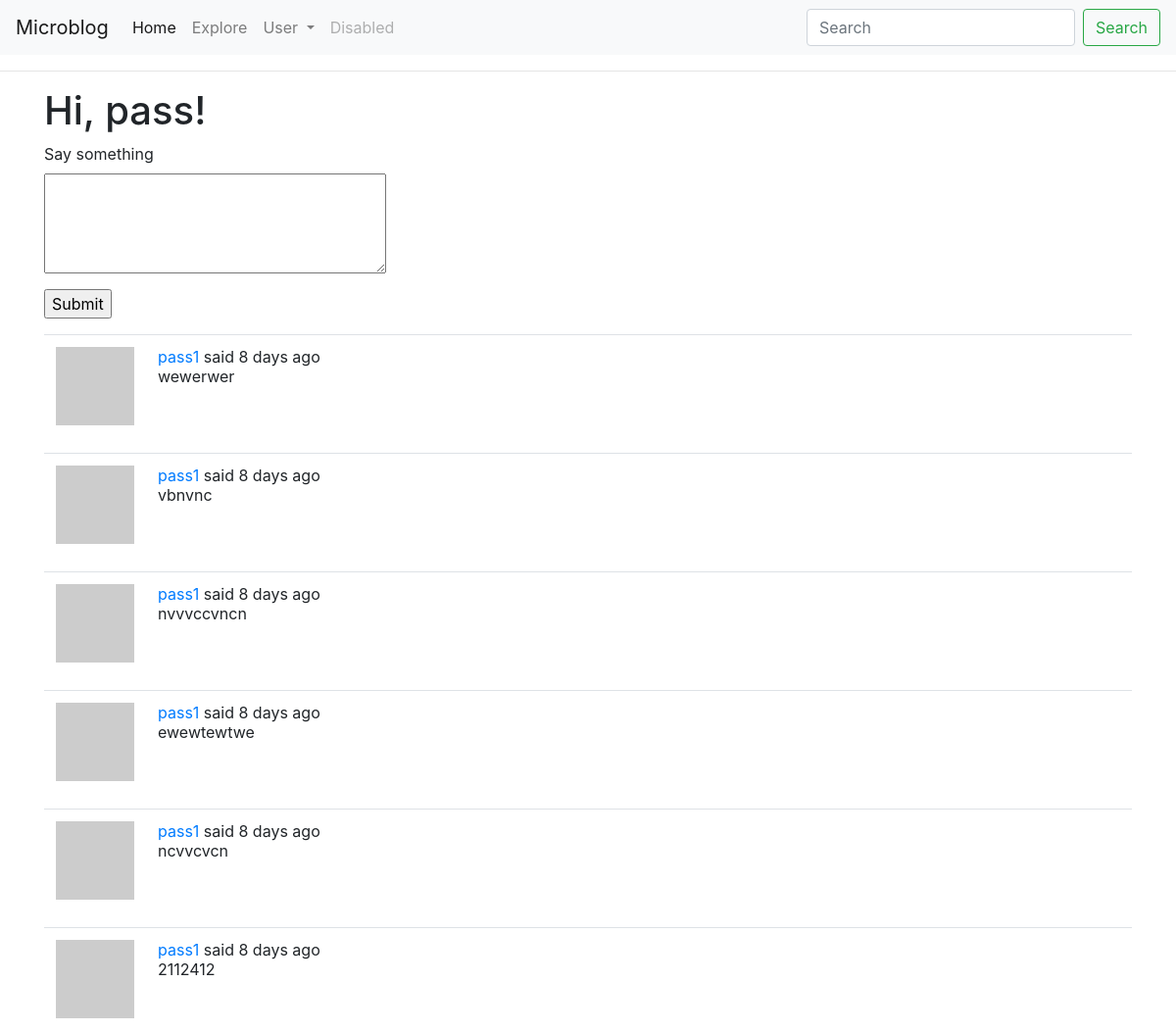
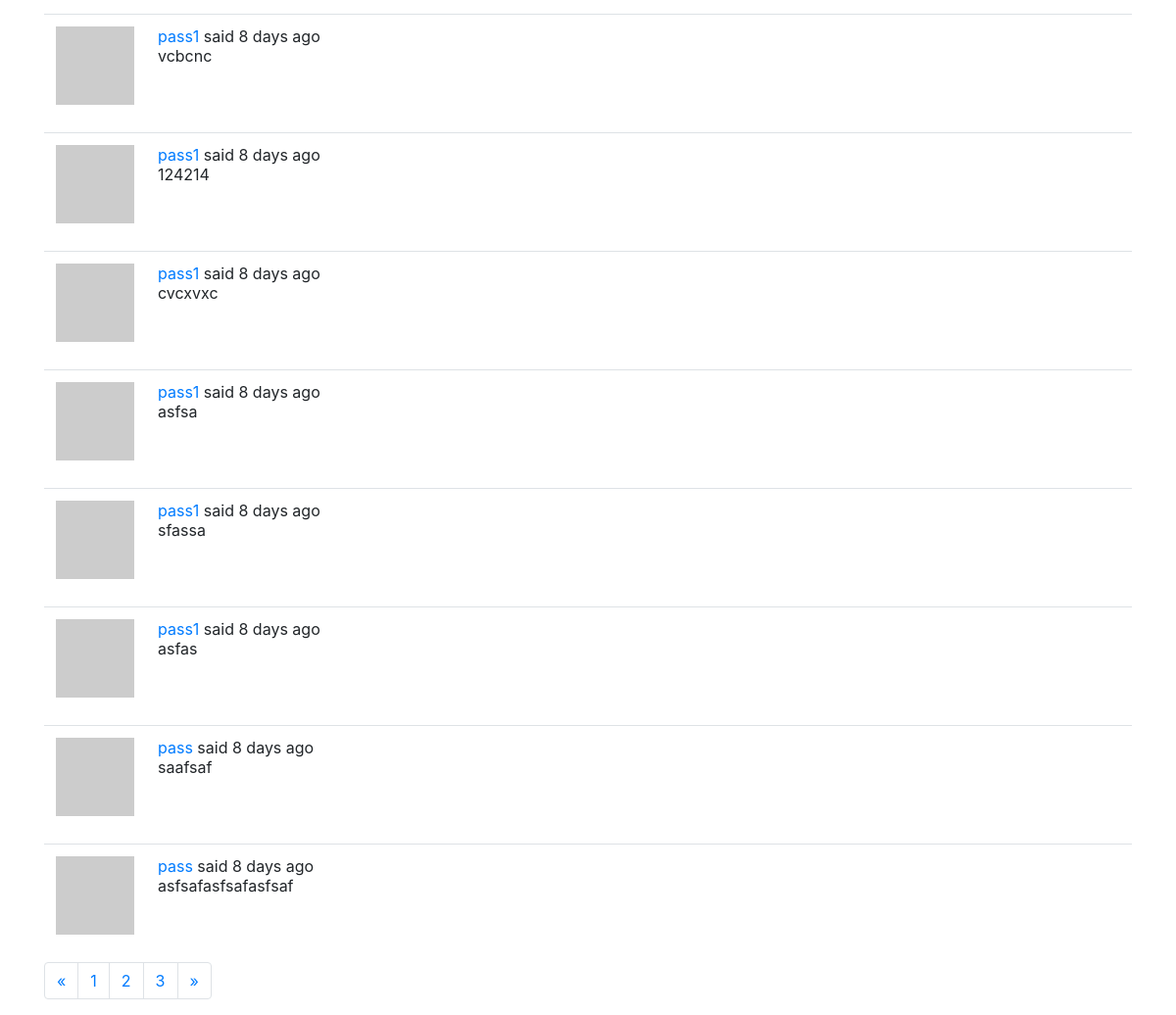
The page /index (signed in) on the database its author committed (2 pictures, top to bottom).
### app/models.py (models this page shows, shortened)
class User(UserMixin, db.Model):
    id = db.Column(db.Integer, primary_key=True)
    username = db.Column(db.String(64), index=True, unique=True)
    email = db.Column(db.String(120), index=True, unique=True)
    password_hash = db.Column(db.String(128))
    about_me = db.Column(db.String(140))
    last_seen = db.Column(db.DateTime, default=datetime.utcnow)
    posts = db.relationship("Post", backref="author", lazy="dynamic")
    followed = db.relationship(
        'User', secondary=followers,
        primaryjoin=(followers.c.follower_id == id),
        secondaryjoin=(followers.c.followed_id == id),
        backref=db.backref('followers', lazy='dynamic'), lazy='dynamic')
    def avatar(self, size):
        digest = md5(self.email.lower().encode('utf-8')).hexdigest()
        return "https://www.gravatar.com/avatar/{}?d=identicon&s={}".format(digest, size)
    def followed_posts(self):
        followed = Post.query.join(
            followers, (followers.c.followed_id == Post.user_id)).filter(
                followers.c.follower_id == self.id)
        own = Post.query.filter_by(user_id=self.id)
        return followed.union(own).order_by(Post.timestamp.desc())

class Post(db.Model):
    id = db.Column(db.Integer, primary_key=True)
    body = db.Column(db.String(140))
    timestamp = db.Column(db.DateTime, index=True, default = datetime.utcnow)
    user_id = db.Column(db.Integer, db.ForeignKey("user.id"))

### app/routes.py (the view)
@app.route('/', methods=['POST', 'GET'])
@app.route('/index', methods=['POST', 'GET'])
@login_required
def index():
    form = PostForm()
    if form.validate_on_submit():
        post = Post(body=form.post.data, author=current_user)
        db.session.add(post)
        db.session.commit()
        return redirect(url_for("index"))
    page = request.args.get('page', 1, type=int)
    posts = (current_user.followed_posts()).paginate(
        page, app.config['POSTS_PER_PAGE'], False)
    next_url = url_for("index", page=posts.next_num) if posts.has_next else None
    prev_url = url_for("index", page=posts.prev_num) if posts.has_prev else None
    return render_template('index.html', title='Home', form=form,
                           posts=posts.items, next_url=next_url, prev_url=prev_url)

### app/forms.py
class PostForm(FlaskForm):
    post = TextAreaField(_l("Say something"), validators=[DataRequired(), Length(max=140)])
    submit = SubmitField(_l("Submit"))

### app/models.py (called while the page is built)
@login.user_loader
def load_user(id):
    return User.query.get(int(id))

### app/routes.py (called while the page is built)
@app.before_request
def before_request():
    if current_user.is_authenticated:
        current_user.last_seen = datetime.utcnow()
        db.session.commit()

### app/templates/index.html (shortened to what this page needs)
{% extends "base.html" %}
{% block content %}
    <h1>{{ _('Hi, %(username)s!', username=current_user.username) }}</h1>
    {%if form %}
    <form action="" method="POST">
        <p>
            {{form.post.label}} <br>
            {{form.post(cols=32, rows =4)}}<br>
        </p>
        {{ form.submit()}}
    </form>
    {%endif%}
    {% for post in posts %}
        {% include "_post.html" %}
    {% endfor %}
    <ul class="pagination">
        <li class="page-item">
            <a class="page-link" href="#" aria-label="Previous">
            <span aria-hidden="true">&laquo;</span>
            </a>
        </li>
        <li class="page-item"><a class="page-link" href="#">1</a></li>
        <li class="page-item"><a class="page-link" href="#">2</a></li>
        <li class="page-item"><a class="page-link" href="#">3</a></li>
        <li class="page-item">
            <a class="page-link" href="#" aria-label="Next">
            <span aria-hidden="true">&raquo;</span>
            </a>
        </li>
        </ul>
{% endblock %}

### app/templates/_post.html (shortened to what this page needs)
<table class="table table-hover">
        <tr>
            <td width="70px">
                <a href="{{ url_for('user', username=post.author.username) }}">
                    <img src="{{ post.author.avatar(70) }}" />
                </a>
            </td>
            <td>
                {{ _('%(username)s said %(when)s',
                    username=user_link, when=moment(post.timestamp).fromNow()) }}
                <br>
                {{ post.body }}
            </td>
        </tr>
    </table>

### rows shown on the page
Post: body "wewerwer"
Post: body "vbnvnc"
Post: body "nvvvccvncn"
Post: body "ewewtewtwe"
Post: body "ncvvcvcn"
Post: body "2112412"
Post: body "vcbcnc"
Post: body "124214"
Post: body "cvcxvxc"
Post: body "asfsa"
Post: body "sfassa"
Post: body "asfas"
Post: body "saafsaf"
Post: body "asfsafasfsafasfsaf"
